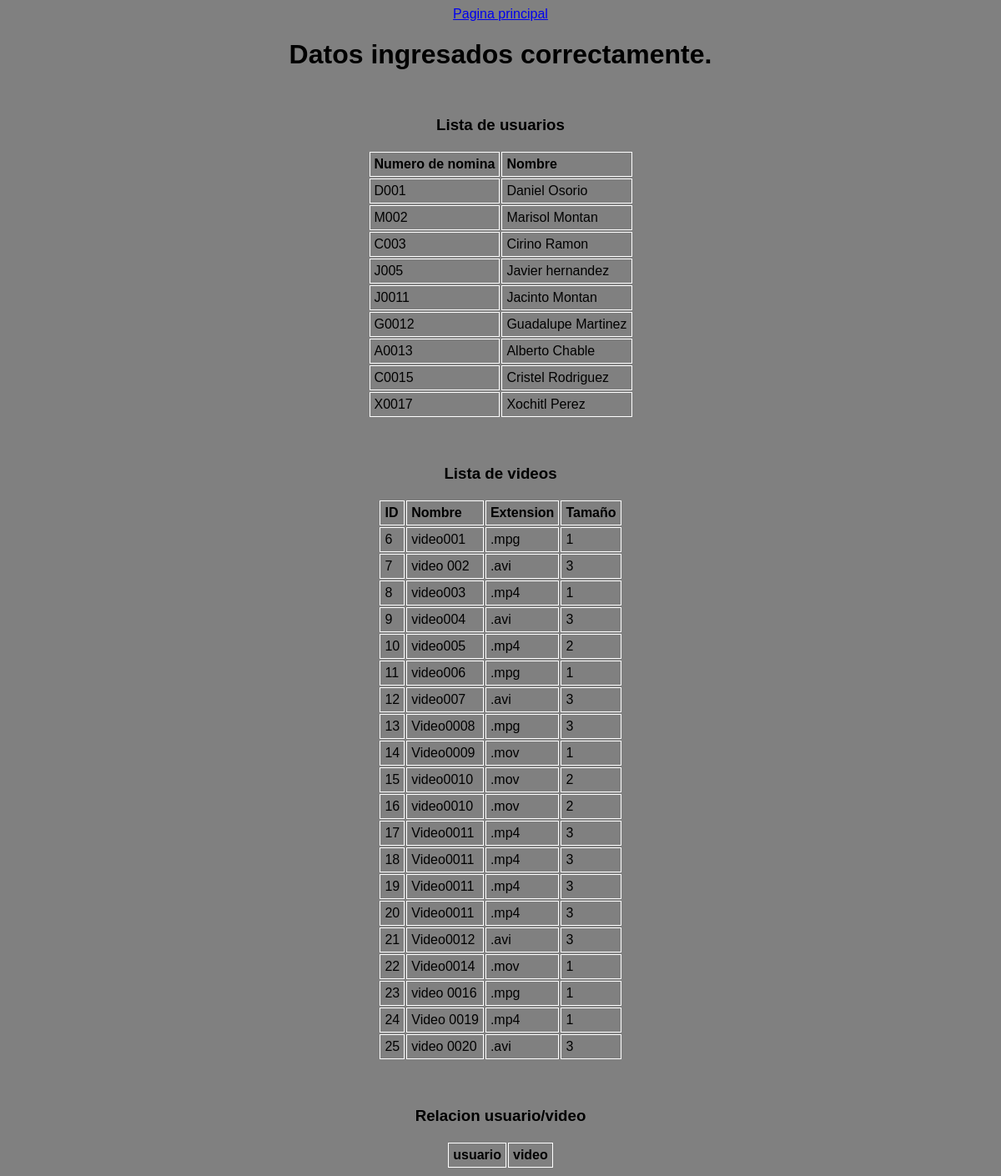
The app's page /ultima_pagina, older data.
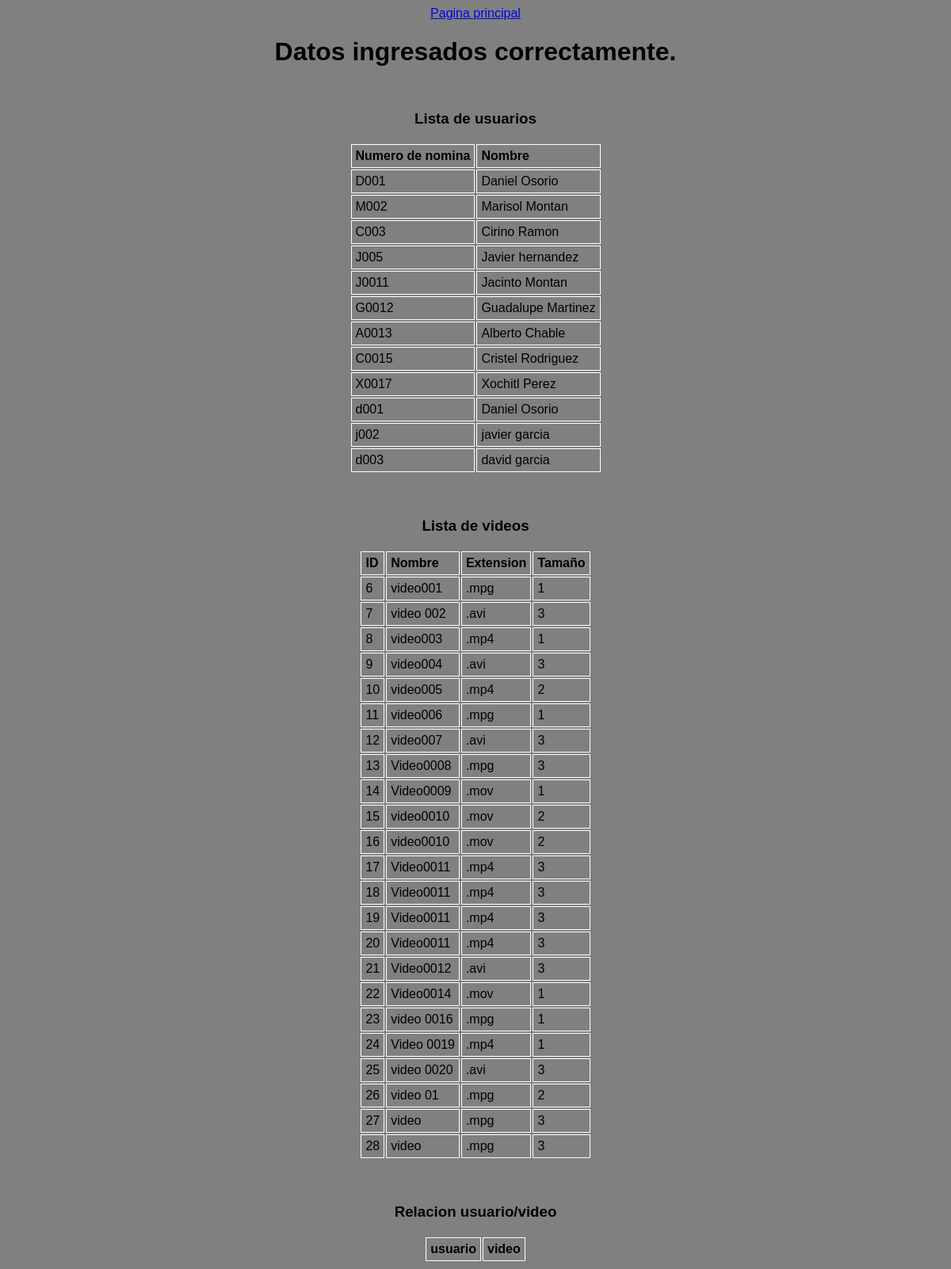
The same page, newer data.
### info_general/models.py (models this page shows, shortened)
class Usuario(models.Model):
    id_nomina = models.CharField(max_length=10, primary_key=True)
    nombre_usuario = models.CharField(max_length=50)

class Video(models.Model):
    nombre_video = models.CharField(max_length = 50)
    extension_video = models.CharField(max_length = 5)
    tamano_video = models.IntegerField()

### info_general/views.py (the view)
# urls.py: path("ultima_pagina", views.ultima_pagina, name="ultima_pagina"),
def ultima_pagina(request):
    lista_usuario = Usuario.objects.all().values()
    lista_video = Video.objects.all().values()
    lista_usuario_video = UsuarioVideo.objects.all()
    template = loader.get_template("ultima_pagina.html")
    context = {
        'lista_usuarios': lista_usuario,
        'lista_videos': lista_video,
        'lista_usuario_videos': lista_usuario_video
    }
    return HttpResponse(template.render(context, request))

### info_general/templates/ultima_pagina.html (shortened to what this page needs)
{% extends 'master.html' %}
{% block content %}
    <a href="{% url 'principal' %}">Pagina principal</a>
    <h1>Datos ingresados correctamente.</h1>
    <h3 class="tituloTablas">Lista de usuarios</h3>
    <table class="primera_tabla">
        <tr>
            <th>Numero de nomina</th>
            <th>Nombre</th>
        </tr>
        {% for usuario in lista_usuarios %}
        <tr>
            <td>{{ usuario.id_nomina }}</td>
            <td>{{ usuario.nombre_usuario }}</td>
        </tr>
        {% endfor %}
    </table>
    <h3 class="tituloTablas">Lista de videos</h3>
    <table class="segunda_tabla">
        <tr>
            <th>ID</th>
            <th>Nombre</th>
            <th>Extension</th>
            <th>Tamaño</th>
        </tr>
        {% for video in lista_videos %}
        <tr>
            <td>{{ video.id }}</td>
            <td>{{ video.nombre_video }}</td>
            <td>{{ video.extension_video }}</td>
            <td>{{ video.tamano_video }}</td>
        </tr>
        {% endfor %}
    </table>
     <h3 class="tituloTablas">Relacion usuario/video</h3>
    <table class="primera_tabla">
        <tr>
            <th>usuario</th>
            <th>video</th>
        </tr>
    </table>
{% endblock %}

### info_general/templates/master.html (shortened to what this page needs)
{% load static %}
<!DOCTYPE html>
<html lang="en">
<head>
    <link rel="stylesheet" href="{% static 'styles/style.css' %}">
</head>
<body>
    {% block content %}
    {% endblock %}
</body>
</html>

### info_general/static/styles/style.css (style rules this page uses)
body { background-color: gray; align-items: center; font-family: Arial; text-align: center; }
.primera_tabla { border-collapse: width; margin: 0 auto; }
.segunda_tabla { border-collapse: width; margin: 0 auto; }
.tituloTablas { margin-top: 55px; }
th, td { border: 1px solid white; padding: 5px; text-align: left; }

Row changes from the older to the newer data that the page shows:
added Usuario: id_nomina "d001", nombre_usuario "Daniel Osorio"
added Usuario: id_nomina "j002", nombre_usuario "javier garcia"
added Usuario: id_nomina "d003", nombre_usuario "david garcia"
added Video: id "26", nombre_video "video 01", extension_video ".mpg", tamano_video "2"
added Video: id "27", nombre_video "video", extension_video ".mpg", tamano_video "3"
added Video: id "28", nombre_video "video", extension_video ".mpg", tamano_video "3"
